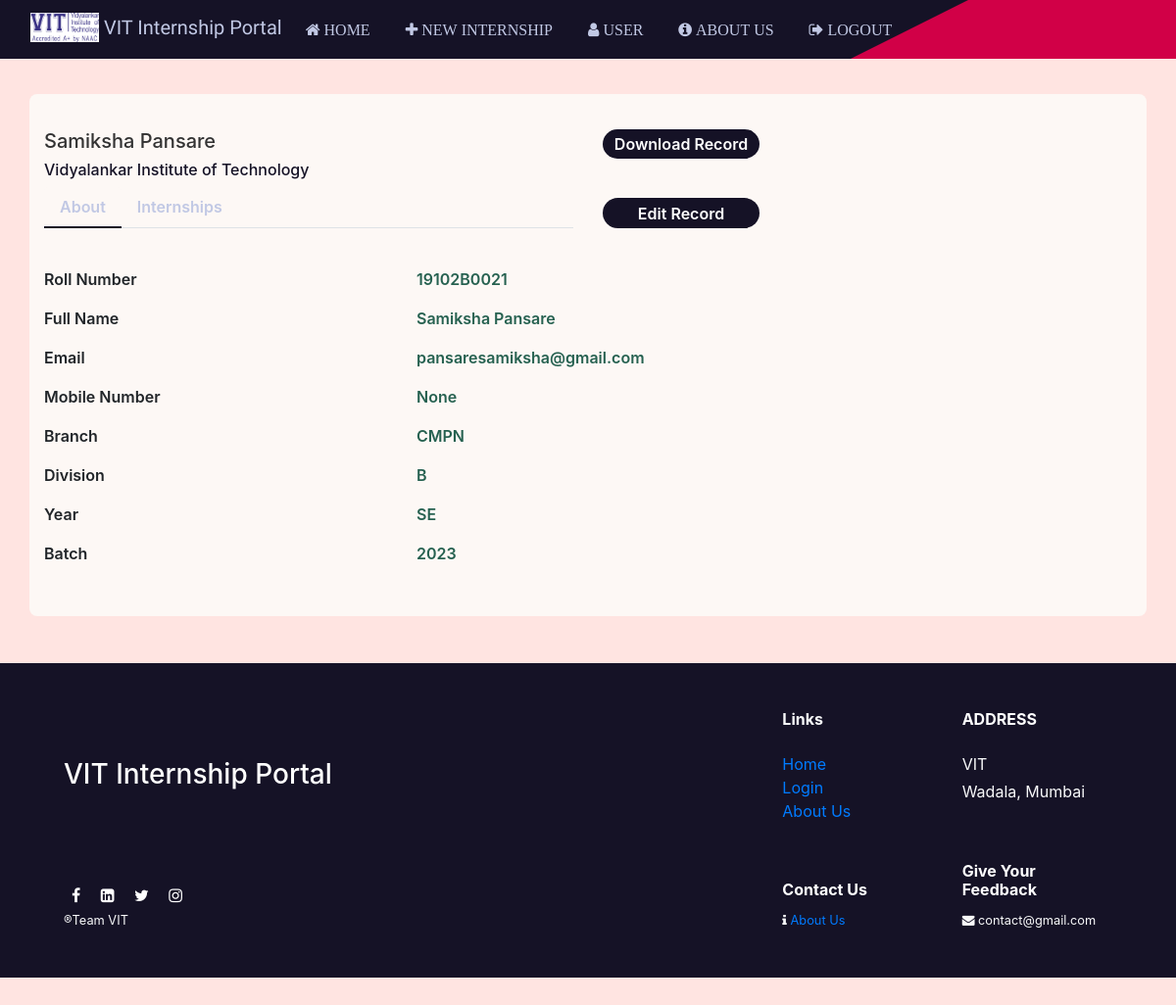
The app's page /profile/96 (signed in) with its own data.
### app.py (models this page shows)
class Users(UserMixin, db.Model):
    id = db.Column(db.Integer, primary_key=True)
    fullname = db.Column(db.String(150))
    rollno = db.Column(db.String(15), unique=True)
    password = db.Column(db.String(80))
    mobileno = db.Column(db.String(15))
    email = db.Column(db.String(50))
    dept = db.Column(db.String(15))
    div = db.Column(db.String(15))
    year = db.Column(db.String(15))
    batch = db.Column(db.String(15))
    linkedIn_username = db.Column(db.Text)
    role = db.Column(db.Text)

### app.py (the view)
@app.route('/profile/<int:user_id>', methods=['GET', 'POST'])
@app.route('/profile/', methods=['GET', 'POST'])
@login_required
def profile(user_id):
    user = Users.query.filter_by(id=user_id).first()
    internships = Internships.query.filter_by(user_id=user_id).all()
    return render_template("profile.html", current_user=current_user, internships=internships, user=user)

### app.py (called while the page is built)
@login_manager.user_loader
def load_user(user_id):
    return Users.query.get(int(user_id))

### templates/profile.html (shortened to what this page needs)
<!DOCTYPE html>
<html lang="en">
  <head>
    <link rel="stylesheet" href="../static/css/styles.css" />
    <link rel="stylesheet" href="../static/css/profile.css" />
    <link
      rel="stylesheet"
      href="https://cdnjs.cloudflare.com/ajax/libs/font-awesome/4.7.0/css/font-awesome.min.css"
    />
    <link
      rel="stylesheet"
      href="https://maxcdn.bootstrapcdn.com/bootstrap/4.0.0/css/bootstrap.min.css"
    />
  </head>
  <body style="background-color: #ffe4e1">
    <nav class="navbar navbar-expand-lg navbar-red navbar-dark">
      <div class="wrap"></div>
      <div class="container-fluid all-show">
        <a class="navbar-brand" href="#" style="color: #C1C8E4">
          <img src="..\static\img\VIT.png" width="70" height="30" class="d-inline-block align-top" alt="">
          VIT Internship Portal
        </a>
        <div class="collapse navbar-collapse" id="navbarSupportedContent">
          <ul class="navbar-nav mr-auto mb-2 mb-lg-0">
            <li class="nav-item">
              <a class="nav-link" href="/"><i class="fa fa-home"> Home</i></a>
            </li>
            {% if not current_user.role == "admin" %}
            <li class="nav-item">
              <a class="nav-link" href="/newinternship"><i class="fa fa-plus"> New Internship</i></a>
            </li>
            <li class="nav-item">
              <a class="nav-link" href="/profile/{{current_user.id}}"><i class="fa fa-user"> User</i></a>
            </li>
            {% endif %}
            <li class="nav-item">
              <a class="nav-link" href="/aboutus"
                ><i class="fa fa-info-circle"> About us</i></a
              >
            </li>
            {% if current_user.is_authenticated %}
            <li class="nav-item">
              <a class="nav-link" href="/logout"
                ><i class="fa fa-sign-out"> Logout</i></a
              >
            </li>
            {% endif %}
          </ul>
        </div>
      </div>
    </nav>
    <div class="container emp-profile">
      <form>
        <div class="row">
          <div class="col-md-6">
            <div class="profile-head">
              <h5>{{user.fullname}}</h5>
              <h6>Vidyalankar Institute of Technology</h6>
              <ul class="nav nav-tabs" id="myTab" role="tablist">
                <li class="nav-item">
                  <a
                    class="nav-link active"
                    id="home-tab"
                    data-toggle="tab"
                    href="#home"
                    role="tab"
                    aria-controls="home"
                    aria-selected="true"
                    >About</a
                  >
                </li>
                <li class="nav-item">
                  <a
                    class="nav-link"
                    id="profile-tab"
                    data-toggle="tab"
                    href="#profile"
                    role="tab"
                    aria-controls="profile"
                    aria-selected="false"
                    >Internships</a
                  >
                </li>
              </ul>
            </div>
          </div>
          <div class="col-md-2">
            <input
              formaction="/student_record/{{user.id}}"
              type="submit"
              class="profile-edit-btn"
              name="btnAddMore"
              value="Download Record"
              style="background-color: #151226; color: #fff"
            />
            <p><br/></p>
            <input
              formmethod="GET"
              formaction="/editprofile/{{user.id}}"
              type="submit"
              class="profile-edit-btn"
              name="btnAddMore"
              value="Edit Record"
              style="background-color: #151226; color: #fff"
            />
            <p><br/></p>
          </div>
        </div>
        <div class="row">
          <div class="col-md-8">
            <div class="tab-content profile-tab" id="myTabContent">
              <div
                class="tab-pane fade show active"
                id="home"
                role="tabpanel"
                aria-labelledby="home-tab"
              >
                <div class="row">
                  <div class="col-md-6">
                    <label>Roll Number</label>
                  </div>
                  <div class="col-md-6">
                    <p>{{user.rollno}}</p>
                  </div>
                </div>
                <div class="row">
                  <div class="col-md-6">
                    <label>Full Name</label>
                  </div>
                  <div class="col-md-6">
                    <p>{{ user.fullname }}</p>
                  </div>
                </div>
                <div class="row">
                  <div class="col-md-6">
                    <label>Email</label>
                  </div>
                  <div class="col-md-6">
                    <p>{{ user.email }}</p>
                  </div>
                </div>
                <div class="row">
                  <div class="col-md-6">
                    <label>Mobile Number</label>
                  </div>
                  <div class="col-md-6">
                    <p>{{ user.mobileno }}</p>
                  </div>
                </div>
                <div class="row">
                  <div class="col-md-6">
                    <label>Branch</label>
                  </div>
                  <div class="col-md-6">
                    <p>{{user.dept}}</p>
                  </div>
                </div>
                <div class="row">
                  <div class="col-md-6">
                    <label>Division</label>
                  </div>
                  <div class="col-md-6">
                    <p>{{user.div}}</p>
                  </div>
                </div>
                <div class="row">
                  <div class="col-md-6">
                    <label>Year</label>
                  </div>
                  <div class="col-md-6">
                    <p>{{user.year}}</p>
                  </div>
                </div>
                <div class="row">
                  <div class="col-md-6">
                    <label>Batch</label>
                  </div>
                  <div class="col-md-6">
                    <p>{{user.batch}}</p>
                  </div>
                </div>
              </div>
              </div>
            </div>
          </div>
        </div>
    <div class="container-fluid pb-0 mb-0 justify-content-center text-light" style="background-color: #151226;color: #fff;">
      <footer>
        <div class="row my-5 justify-content-center py-5">
          <div class="col-11">
            <div class="row ">
              <div class="col-xl-8 col-md-4 col-sm-4 col-12 my-auto mx-auto a">
                <h3 class="mb-md-0 mb-5 bold-text" style="color: #fff;"> VIT Internship Portal</h3>
              </div>
              <div class="col-xl-2 col-md-4 col-sm-4 col-12">
                <h6 class="mb-3 mb-lg-4 bold-text "><b>Links</b></h6>
                <ul class="list-unstyled">
                  <li><a href="/">Home</a></li>
                  <li><a href="/login">Login</a></li>
                  <li><a href="/aboutus">About Us</a></li>
                </ul>
              </div>
              <div class="col-xl-2 col-md-4 col-sm-4 col-12">
                <h6 class="mb-3 mb-lg-4 bold-text mt-sm-0 mt-5" style="color: #ffffff;"><b>ADDRESS</b></h6>
                <p class="mb-1">VIT</p>
                <p>Wadala, Mumbai</p>
              </div>
            </div>
            <div class="row ">
              <div class="col-xl-8 col-md-4 col-sm-4 col-auto my-md-0 mt-5 order-sm-1 order-3 align-self-end">
                <p class="social text-muted mb-0 pb-0 bold-text">
                   <span class="mx-2"><i class="fa fa-facebook" aria-hidden="true" style="color: #ffffff;"></i></span>
                   <span class="mx-2"><i class="fa fa-linkedin-square" aria-hidden="true" style="color: #ffffff;"></i></span>
                   <span class="mx-2"><i class="fa fa-twitter" aria-hidden="true" style="color: #ffffff;"></i></span>
                   <span class="mx-2"><i class="fa fa-instagram" aria-hidden="true" style="color: #ffffff;"></i></span>
                 </p>
                 <small class="rights"><span>&#174;</span>Team VIT </small>
              </div>
              <div class="col-xl-2 col-md-4 col-sm-4 col-auto order-1 align-self-end ">
                <h6 class="mt-55 mt-2  bold-text" style="color: #ffffff;"><b>Contact Us</b></h6><small>
                   <span><i class="fa fa-info" aria-hidden="true"></i></span> <a href="/aboutus">About Us</a></small>
              </div>
              <div class="col-xl-2 col-md-4 col-sm-4 col-auto order-2 align-self-end mt-3 ">
                <h6 class="mt-55 mt-2 bold-text" style="color: #ffffff;"><b>Give Your Feedback</b></h6><small>
                   <span><i class="fa fa-envelope" aria-hidden="true"></i></span> contact@gmail.com</small>
              </div>
            </div>
          </div>
        </div>
      </footer>
    </div>
  </body>
</html>

### static/css/styles.css (style rules this page uses)
:root { --direction: -45deg; }
body { margin: 0; padding: 0; }
.navbar-nav > li > a { text-transform: uppercase; font-size: 12px; margin-right: 20px; color: #C1C8E4; font-size: medium; }
.nav-link { color: #C1C8E4 !important; }
.wrap { width: 100%; position: absolute; height: 100%; background-color: #d10047; clip-path: polygon(81% 0, 100% 0, 100% 50%, 100% 100%, 71% 100%); transition: 1s all; }
.navbar-brand { color: #266150; font-family: "Allerta Stencil", sans-serif; margin-bottom: 4px; font-size: 27px; }
.navbar-red { background-color: #151226; color: #266150; }
.all-show { z-index: 10; }

### static/css/profile.css (style rules this page uses)
.emp-profile { padding: 3%; margin-top: 3%; margin-bottom: 3%; border-radius: 0.5rem; background-color: #fdf8f5; }
.profile-head h5 { color: #333; }
.profile-head h6 { color: #151226; }
.profile-edit-btn { border: none; border-radius: 1.5rem; width: 100%; padding: 2%; font-weight: 600; color: #3f4c57; cursor: pointer; }
.profile-head .nav-tabs { margin-bottom: 5%; }
.profile-head .nav-tabs .nav-link { font-weight: 600; border: none; }
.profile-head .nav-tabs .nav-link.active { border: none; border-bottom: 2px solid #151226; background-color: #fdf8f5; }
.profile-tab label { font-weight: 600; }
.profile-tab p { font-weight: 600; color: #266150; }

### records on screen
Users: fullname "Samiksha Pansare", rollno "19102B0021", email "pansaresamiksha@gmail.com", mobileno "None", dept "CMPN", div "B", year "SE", batch "2023"
